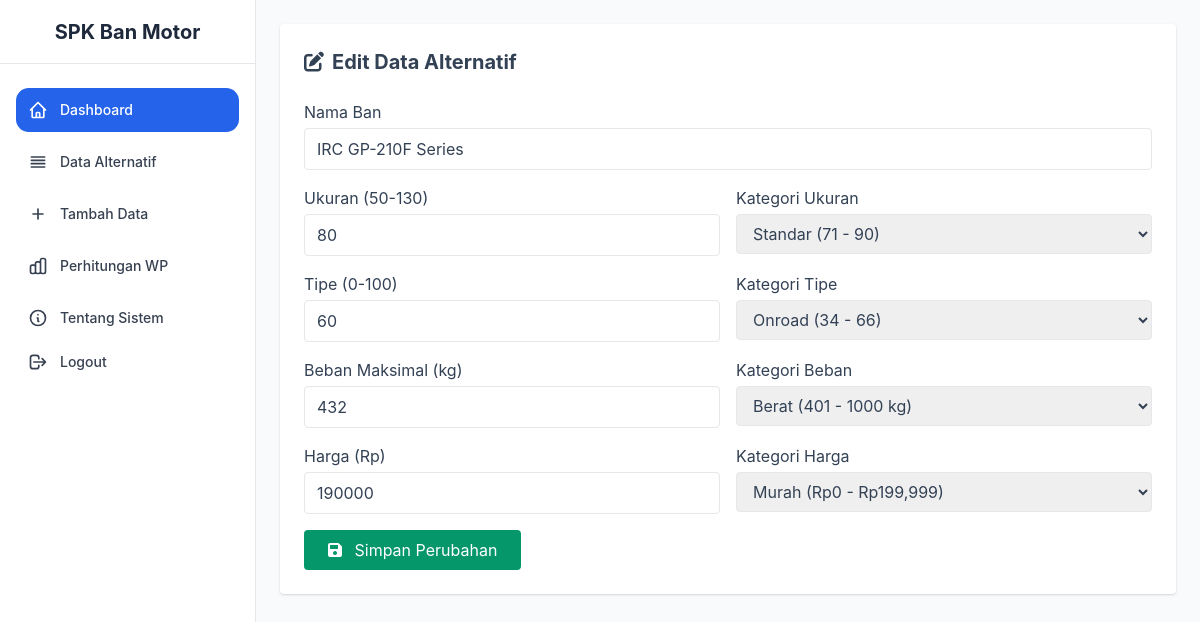
Page /edit.php?id=31 (signed in) on the committed database.
### tables this page shows
CREATE TABLE `alternatif` (
  `id` int(11) NOT NULL,
  `nama` varchar(100) NOT NULL,
  `c1_ukuran` int(11) NOT NULL,
  `c1_range` varchar(50) DEFAULT NULL,
  `c2_tipe` int(11) NOT NULL,
  `c2_range` varchar(50) DEFAULT NULL,
  `c3_beban` int(11) NOT NULL,
  `c3_range` varchar(50) DEFAULT NULL,
  `c4_harga` int(11) NOT NULL,
  `c4_range` varchar(50) DEFAULT NULL
);

CREATE TABLE `kriteria_range` (
  `id` int(11) NOT NULL,
  `kriteria_id` int(11) NOT NULL,
  `nama_range` varchar(50) NOT NULL,
  `min_value` int(11) NOT NULL,
  `max_value` int(11) NOT NULL
);

### edit.php (the view, shortened to what this page needs)
<?php
include 'config/koneksi.php';
include 'includes/header.php';
include 'includes/sidebar.php';
$id = isset($_GET['id']) ? intval($_GET['id']) : 0;
$query = "SELECT * FROM alternatif WHERE id = $id";
$result = mysqli_query($koneksi, $query);
$data = mysqli_fetch_assoc($result);
$range_data = ['ukuran' => [], 'tipe' => [], 'beban' => [], 'harga' => []];
$query_range = "SELECT r.*, k.nama_kriteria FROM kriteria_range r
                JOIN kriteria k ON r.kriteria_id = k.id
                ORDER BY k.id, r.min_value";
$result_range = mysqli_query($koneksi, $query_range);
while ($row = mysqli_fetch_assoc($result_range)) {
    if ($row['kriteria_id'] == 1) $range_data['ukuran'][] = $row;
    elseif ($row['kriteria_id'] == 2) $range_data['tipe'][] = $row;
    elseif ($row['kriteria_id'] == 3) $range_data['beban'][] = $row;
    elseif ($row['kriteria_id'] == 4) $range_data['harga'][] = $row;
}
?>
<main class="ml-64 p-6">
    <div class="max-w-4xl mx-auto bg-white p-6 rounded shadow">
        <h2 class="text-xl font-bold mb-6"><i class="fas fa-edit mr-2"></i>Edit Data Alternatif</h2>
        <form method="POST" class="space-y-4">
            <div>
                <label class="block mb-1">Nama Ban</label>
                <input type="text" name="nama" value="<?= htmlspecialchars($data['nama']) ?>" required class="w-full border px-3 py-2 rounded" />
            </div>
            <div class="grid grid-cols-2 gap-4">
                <div>
                    <label class="block mb-1">Ukuran (50-130)</label>
                    <input type="number" name="c1_ukuran" id="c1_ukuran" value="<?= $data['c1_ukuran'] ?>" min="50" max="130" required
                        class="w-full border px-3 py-2 rounded"
                        onchange="updateRange('c1_ukuran', 'c1_range', <?= json_encode($range_data['ukuran']) ?>)">
                </div>
                <div>
                    <label class="block mb-1">Kategori Ukuran</label>
                    <select name="c1_range" id="c1_range" required class="w-full border px-3 py-2 rounded">
                        <?php foreach ($range_data['ukuran'] as $range): ?>
                            <option value="<?= $range['nama_range'] ?>" <?= $data['c1_range'] == $range['nama_range'] ? 'selected' : '' ?>>
                                <?= $range['nama_range'] ?> (<?= $range['min_value'] ?> - <?= $range['max_value'] ?>)
                            </option>
                        <?php endforeach; ?>
                    </select>
                </div>
            </div>
            <div class="grid grid-cols-2 gap-4">
                <div>
                    <label class="block mb-1">Tipe (0-100)</label>
                    <input type="number" name="c2_tipe" id="c2_tipe" value="<?= $data['c2_tipe'] ?>" min="0" max="100" required
                        class="w-full border px-3 py-2 rounded"
                        onchange="updateRange('c2_tipe', 'c2_range', <?= json_encode($range_data['tipe']) ?>)">
                </div>
                <div>
                    <label class="block mb-1">Kategori Tipe</label>
                    <select name="c2_range" id="c2_range" required class="w-full border px-3 py-2 rounded">
                        <?php foreach ($range_data['tipe'] as $range): ?>
                            <option value="<?= $range['nama_range'] ?>" <?= $data['c2_range'] == $range['nama_range'] ? 'selected' : '' ?>>
                                <?= $range['nama_range'] ?> (<?= $range['min_value'] ?> - <?= $range['max_value'] ?>)
                            </option>
                        <?php endforeach; ?>
                    </select>
                </div>
            </div>
            <div class="grid grid-cols-2 gap-4">
                <div>
                    <label class="block mb-1">Beban Maksimal (kg)</label>
                    <input type="number" name="c3_beban" id="c3_beban" value="<?= $data['c3_beban'] ?>" min="0" max="1000" required
                        class="w-full border px-3 py-2 rounded"
                        onchange="updateRange('c3_beban', 'c3_range', <?= json_encode($range_data['beban']) ?>)">
                </div>
                <div>
                    <label class="block mb-1">Kategori Beban</label>
                    <select name="c3_range" id="c3_range" required class="w-full border px-3 py-2 rounded">
                        <?php foreach ($range_data['beban'] as $range): ?>
                            <option value="<?= $range['nama_range'] ?>" <?= $data['c3_range'] == $range['nama_range'] ? 'selected' : '' ?>>
                                <?= $range['nama_range'] ?> (<?= $range['min_value'] ?> - <?= $range['max_value'] ?> kg)
                            </option>
                        <?php endforeach; ?>
                    </select>
                </div>
            </div>
            <div class="grid grid-cols-2 gap-4">
                <div>
                    <label class="block mb-1">Harga (Rp)</label>
                    <input type="number" name="c4_harga" id="c4_harga" value="<?= $data['c4_harga'] ?>" min="0" max="1000000" required
                        class="w-full border px-3 py-2 rounded"
                        onchange="updateRange('c4_harga', 'c4_range', <?= json_encode($range_data['harga']) ?>)">
                </div>
                <div>
                    <label class="block mb-1">Kategori Harga</label>
                    <select name="c4_range" id="c4_range" required class="w-full border px-3 py-2 rounded">
                        <?php foreach ($range_data['harga'] as $range): ?>
                            <option value="<?= $range['nama_range'] ?>" <?= $data['c4_range'] == $range['nama_range'] ? 'selected' : '' ?>>
                                <?= $range['nama_range'] ?> (Rp<?= number_format($range['min_value']) ?> - Rp<?= number_format($range['max_value']) ?>)
                            </option>
                        <?php endforeach; ?>
                    </select>
                </div>
            </div>
            <div>
                <button type="submit" class="bg-green-600 text-white px-6 py-2 rounded hover:bg-green-700">
                    <i class="fas fa-save mr-2"></i> Simpan Perubahan
                </button>
            </div>
        </form>
    </div>
</main>
<?php include 'includes/footer.php'; ?>

### assets/css/style.css (style rules this page uses)
body { font-family: "Inter", sans-serif; background-color: #f8fafc; color: #334155; }
.ml-64 { margin-left: 16rem; }

### rows in the picture
alternatif: nama "IRC GP-210F Series", c1_ukuran "80", c1_range "Standar (71 - 90)", c2_tipe "60", c2_range "Onroad (34 - 66)", c3_beban "432", c3_range "Berat (401 - 1000 kg)", c4_harga "190000", c4_range "Murah (Rp0 - Rp199,999)"
